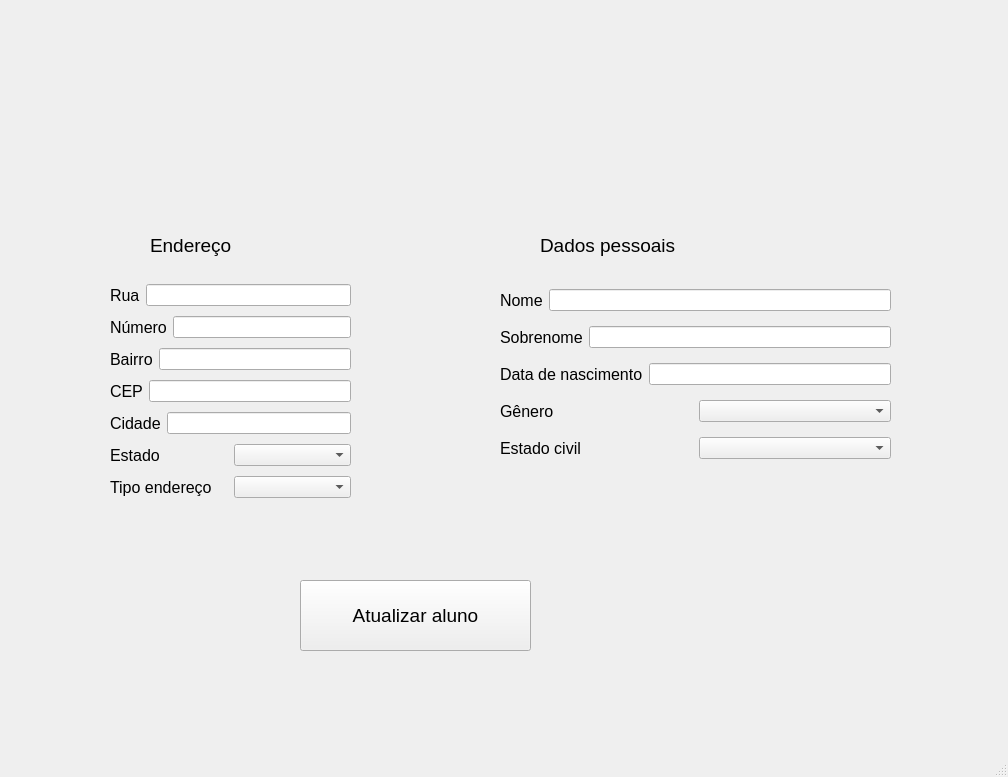
<?xml version="1.0" encoding="UTF-8"?>
<ui version="4.0">
 <class>MainWindow</class>
 <widget class="QMainWindow" name="MainWindow">
  <property name="geometry">
   <rect>
    <x>0</x>
    <y>0</y>
    <width>1008</width>
    <height>777</height>
   </rect>
  </property>
  <property name="windowTitle">
   <string>MainWindow</string>
  </property>
  <widget class="QWidget" name="centralwidget">
   <widget class="QLabel" name="label">
    <property name="geometry">
     <rect>
      <x>150</x>
      <y>210</y>
      <width>111</width>
      <height>71</height>
     </rect>
    </property>
    <property name="font">
     <font>
      <pointsize>14</pointsize>
     </font>
    </property>
    <property name="text">
     <string>Endereço</string>
    </property>
   </widget>
   <widget class="QLabel" name="label_2">
    <property name="geometry">
     <rect>
      <x>540</x>
      <y>210</y>
      <width>231</width>
      <height>71</height>
     </rect>
    </property>
    <property name="font">
     <font>
      <pointsize>14</pointsize>
     </font>
    </property>
    <property name="text">
     <string>Dados pessoais</string>
    </property>
   </widget>
   <widget class="QPushButton" name="atualiza_btn">
    <property name="geometry">
     <rect>
      <x>300</x>
      <y>580</y>
      <width>231</width>
      <height>71</height>
     </rect>
    </property>
    <property name="font">
     <font>
      <pointsize>14</pointsize>
     </font>
    </property>
    <property name="text">
     <string>Atualizar aluno</string>
    </property>
   </widget>
   <widget class="QWidget" name="layoutWidget">
    <property name="geometry">
     <rect>
      <x>110</x>
      <y>280</y>
      <width>241</width>
      <height>226</height>
     </rect>
    </property>
    <layout class="QVBoxLayout" name="verticalLayout">
     <item>
      <layout class="QHBoxLayout" name="horizontalLayout">
       <item>
        <widget class="QLabel" name="label_3">
         <property name="font">
          <font>
           <pointsize>12</pointsize>
          </font>
         </property>
         <property name="text">
          <string>Rua</string>
         </property>
        </widget>
       </item>
       <item>
        <widget class="QLineEdit" name="rua_input"/>
       </item>
      </layout>
     </item>
     <item>
      <layout class="QHBoxLayout" name="horizontalLayout_2">
       <item>
        <widget class="QLabel" name="label_4">
         <property name="font">
          <font>
           <pointsize>12</pointsize>
          </font>
         </property>
         <property name="text">
          <string>Número</string>
         </property>
        </widget>
       </item>
       <item>
        <widget class="QLineEdit" name="numero_input"/>
       </item>
      </layout>
     </item>
     <item>
      <layout class="QHBoxLayout" name="horizontalLayout_3">
       <item>
        <widget class="QLabel" name="label_5">
         <property name="font">
          <font>
           <pointsize>12</pointsize>
          </font>
         </property>
         <property name="text">
          <string>Bairro</string>
         </property>
        </widget>
       </item>
       <item>
        <widget class="QLineEdit" name="bairro_input"/>
       </item>
      </layout>
     </item>
     <item>
      <layout class="QHBoxLayout" name="horizontalLayout_4">
       <item>
        <widget class="QLabel" name="label_6">
         <property name="font">
          <font>
           <pointsize>12</pointsize>
          </font>
         </property>
         <property name="text">
          <string>CEP</string>
         </property>
        </widget>
       </item>
       <item>
        <widget class="QLineEdit" name="cep_input"/>
       </item>
      </layout>
     </item>
     <item>
      <layout class="QHBoxLayout" name="horizontalLayout_5">
       <item>
        <widget class="QLabel" name="label_7">
         <property name="font">
          <font>
           <pointsize>12</pointsize>
          </font>
         </property>
         <property name="text">
          <string>Cidade</string>
         </property>
        </widget>
       </item>
       <item>
        <widget class="QLineEdit" name="cidade_input"/>
       </item>
      </layout>
     </item>
     <item>
      <layout class="QHBoxLayout" name="horizontalLayout_6">
       <item>
        <widget class="QLabel" name="label_8">
         <property name="font">
          <font>
           <pointsize>12</pointsize>
          </font>
         </property>
         <property name="text">
          <string>Estado</string>
         </property>
        </widget>
       </item>
       <item>
        <widget class="QComboBox" name="estado_input"/>
       </item>
      </layout>
     </item>
     <item>
      <layout class="QHBoxLayout" name="horizontalLayout_7">
       <item>
        <widget class="QLabel" name="label_9">
         <property name="font">
          <font>
           <pointsize>12</pointsize>
          </font>
         </property>
         <property name="text">
          <string>Tipo endereço</string>
         </property>
        </widget>
       </item>
       <item>
        <widget class="QComboBox" name="tipo_end_input"/>
       </item>
      </layout>
     </item>
    </layout>
   </widget>
   <widget class="QWidget" name="layoutWidget">
    <property name="geometry">
     <rect>
      <x>500</x>
      <y>280</y>
      <width>391</width>
      <height>193</height>
     </rect>
    </property>
    <layout class="QVBoxLayout" name="verticalLayout_2">
     <item>
      <layout class="QHBoxLayout" name="horizontalLayout_8">
       <item>
        <widget class="QLabel" name="label_10">
         <property name="font">
          <font>
           <pointsize>12</pointsize>
          </font>
         </property>
         <property name="text">
          <string>Nome</string>
         </property>
        </widget>
       </item>
       <item>
        <widget class="QLineEdit" name="nome_input"/>
       </item>
      </layout>
     </item>
     <item>
      <layout class="QHBoxLayout" name="horizontalLayout_9">
       <item>
        <widget class="QLabel" name="label_11">
         <property name="font">
          <font>
           <pointsize>12</pointsize>
          </font>
         </property>
         <property name="text">
          <string>Sobrenome</string>
         </property>
        </widget>
       </item>
       <item>
        <widget class="QLineEdit" name="sobrenome_input"/>
       </item>
      </layout>
     </item>
     <item>
      <layout class="QHBoxLayout" name="horizontalLayout_10">
       <item>
        <widget class="QLabel" name="label_12">
         <property name="font">
          <font>
           <pointsize>12</pointsize>
          </font>
         </property>
         <property name="text">
          <string>Data de nascimento</string>
         </property>
        </widget>
       </item>
       <item>
        <widget class="QLineEdit" name="data_nasc_input"/>
       </item>
      </layout>
     </item>
     <item>
      <layout class="QHBoxLayout" name="horizontalLayout_12">
       <item>
        <widget class="QLabel" name="label_14">
         <property name="font">
          <font>
           <pointsize>12</pointsize>
          </font>
         </property>
         <property name="text">
          <string>Gênero</string>
         </property>
        </widget>
       </item>
       <item>
        <widget class="QComboBox" name="genero_input"/>
       </item>
      </layout>
     </item>
     <item>
      <layout class="QHBoxLayout" name="horizontalLayout_13">
       <item>
        <widget class="QLabel" name="label_15">
         <property name="font">
          <font>
           <pointsize>12</pointsize>
          </font>
         </property>
         <property name="text">
          <string>Estado civil</string>
         </property>
        </widget>
       </item>
       <item>
        <widget class="QComboBox" name="estado_civil_input"/>
       </item>
      </layout>
     </item>
    </layout>
   </widget>
  </widget>
  <widget class="QStatusBar" name="statusbar"/>
 </widget>
 <resources/>
 <connections/>
</ui>
